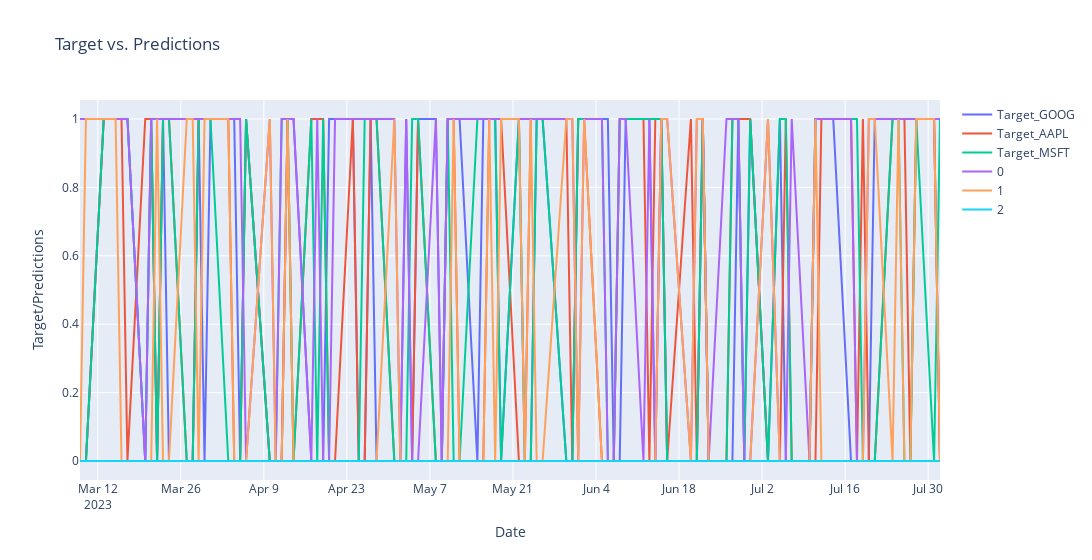

Notebook cell for this chart:
### Code cell
# Create a figure
fig = go.Figure()

# Plot each line in the DataFrame
for column in combined.columns:
    stock_name = column[1] 
    fig.add_trace(go.Scatter(x=combined.index, y=combined[column], mode='lines', name=stock_name))

# Set title and labels
fig.update_layout(title="Target vs. Predictions", xaxis_title="Date", yaxis_title="Target/Predictions", width=1200)

# Show the plot
fig.show()
